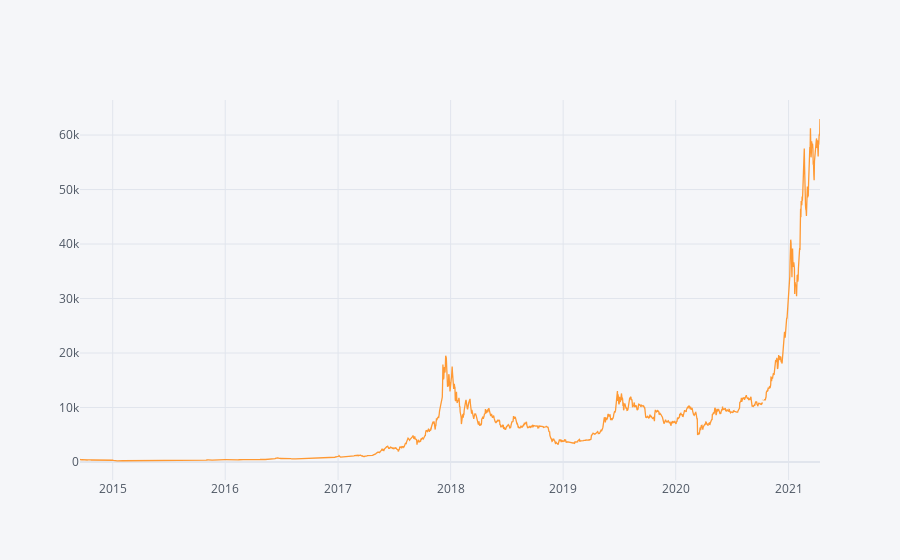

Here is the notebook cell this chart was saved with:
### Markdown cell above
# Some visualization

### Code cell
plt.figure(figsize=(16,6))
df['Close'].iplot()

### Figure 1 — Plotly figure (JSON) as saved in the notebook; plotly's stock layout.template omitted (floating-point values rounded to 4 significant figures; data arrays with more than 128 entries replaced by an {"elided": "..."} marker saying what was removed)
{"data": [{"line": {"color": "rgba(255, 153, 51, 1.0)", "dash": "solid", "shape": "linear", "width": 1.3}, "mode": "lines", "name": "Close", "text": "", "type": "scatter", "x": {"elided": "2401 str values"}, "y": {"elided": "2401 mixed values"}}], "layout": {"legend": {"bgcolor": "#F5F6F9", "font": {"color": "#4D5663"}}, "paper_bgcolor": "#F5F6F9", "plot_bgcolor": "#F5F6F9", "title": {"font": {"color": "#4D5663"}}, "xaxis": {"gridcolor": "#E1E5ED", "showgrid": true, "tickfont": {"color": "#4D5663"}, "title": {"font": {"color": "#4D5663"}, "text": ""}, "zerolinecolor": "#E1E5ED"}, "yaxis": {"gridcolor": "#E1E5ED", "showgrid": true, "tickfont": {"color": "#4D5663"}, "title": {"font": {"color": "#4D5663"}, "text": ""}, "zerolinecolor": "#E1E5ED"}}}
